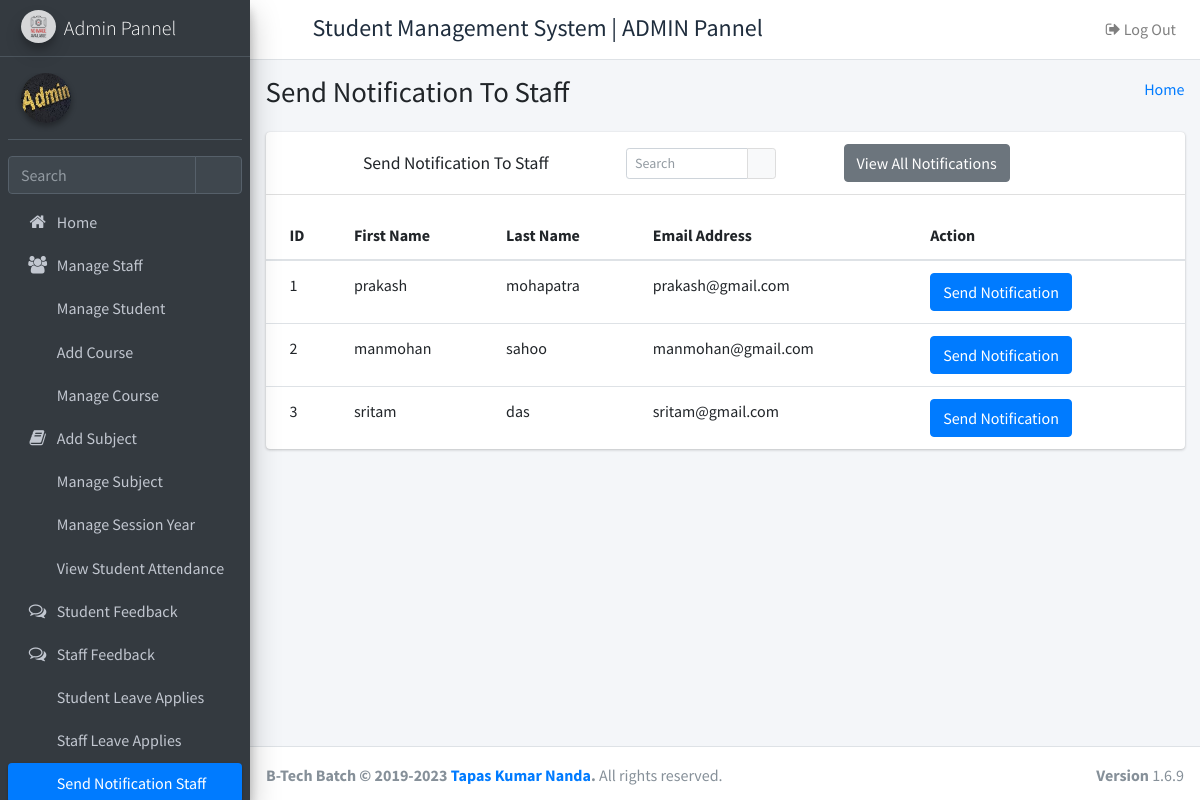
The app's page /send_notification_staff/ with its own data.
### app/models.py (models this page shows)
class Staff(models.Model):
    id = models.AutoField(primary_key=True)
    admin = models.OneToOneField(CustomUser,on_delete = models.CASCADE)
    address = models.TextField()
    created_at = models.DateTimeField(auto_now_add = True)
    updated_at = models.DateTimeField(auto_now_add = True)
    fcm_token = models.TextField(default = "")
    objects = models.Manager()

class CustomUser(AbstractUser):
    TYPES = (
        (1,'HOD'),
        (2,'Staff'),
        (3,'Student')
    )
    user_type = models.CharField(default = 1,choices = TYPES,max_length = 10)

### app/HOD_VIEWS.py (the view)
# urls.py: path('send_notification_staff/',HOD_VIEWS.send_notification_staff,name='send_notification_staff'),
def send_notification_staff(request):
    staff = Staff.objects.all()
    notifications_staff = NotificationStaff.objects.all().order_by('-id')[0:5]
    data = {
        'staffs':staff,
        'notifications_staff':notifications_staff
    }
    return render(request,"hod_template/send_notification_staff.html",data)

### templates/hod_template/send_notification_staff.html (shortened to what this page needs)
{% extends 'hod_template/base_template.html' %}
{% block page_title %}
Send Notification To Staff
{% endblock page_title %}
{% load static %}
{% block main_content %}
<section class="content">
    <div class="container-fluid">
        <div class="row">
            <div class="col-12">
                <div class="card">
                    <div class="card-header" style="display: flex; justify-content: space-evenly; align-items: center;">
                        <div>
                            <h3 class="card-title">Send Notification To Staff</h3>
                        </div>
                        <div class="card-tools">
                            <div class="input-group input-group-sm" style="width: 150px;">
                                <input type="text" name="table_search" class="form-control float-right" placeholder="Search">
                                <div class="input-group-append">
                                    <button type="submit" class="btn btn-default">
                                        <i class="fas fa-search"></i>
                                    </button>
                                </div>
                            </div>
                        </div>
                        <div>
                            <button type="button" class="btn btn-secondary" data-toggle="modal" data-target="#exampleModalCenter1">
                                View All Notifications
                            </button>
                        </div>
                    </div>
                    <div class="card-body table-responsive p-0">
                        <table class="table table-hover text-nowrap">
                            <thead>
                                <tr>
                                    <th>ID</th>
                                    <th>First Name</th>
                                    <th>Last Name</th>
                                    <th>Email Address</th>
                                    <th>Action</th>
                                </tr>
                            </thead>
                            <tbody>
                                {% for staff in staffs %}
                                <tr>
                                    <td>{{staff.id}}</td>
                                    <td>{{staff.admin.first_name}}</td>
                                    <td>{{staff.admin.last_name}}</td>
                                    <td>{{staff.admin.email}}</td>
                                    <td>
                                        <button type="button" class="btn btn-primary" data-toggle="modal"
                                            data-target="#exampleModalCenter-{{forloop.counter}}">
                                            Send Notification
                                        </button>
                                    </td>
                                </tr>
                                {% endfor %}
                            </tbody>
                        </table>
                    </div>
                </div>
            </div>
        </div>
    </div>
</section>
{% endblock main_content %}

### records on screen
Staff: id "1", admin.first_name "prakash", admin.last_name "mohapatra", admin.email "prakash@gmail.com"
Staff: id "2", admin.first_name "manmohan", admin.last_name "sahoo", admin.email "manmohan@gmail.com"
Staff: id "3", admin.first_name "sritam", admin.last_name "das", admin.email "sritam@gmail.com"
